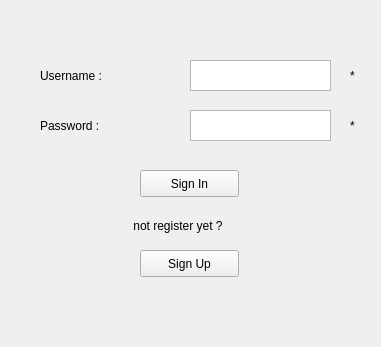
<?xml version="1.0" encoding="UTF-8"?>
<ui version="4.0">
 <class>LoginWindow</class>
 <widget class="QWidget" name="LoginWindow">
  <property name="geometry">
   <rect>
    <x>0</x>
    <y>0</y>
    <width>381</width>
    <height>347</height>
   </rect>
  </property>
  <property name="windowTitle">
   <string>Form</string>
  </property>
  <widget class="QLabel" name="label">
   <property name="geometry">
    <rect>
     <x>40</x>
     <y>60</y>
     <width>91</width>
     <height>31</height>
    </rect>
   </property>
   <property name="text">
    <string>Username :</string>
   </property>
  </widget>
  <widget class="QLabel" name="label_2">
   <property name="geometry">
    <rect>
     <x>40</x>
     <y>110</y>
     <width>91</width>
     <height>31</height>
    </rect>
   </property>
   <property name="text">
    <string>Password :</string>
   </property>
  </widget>
  <widget class="QPlainTextEdit" name="UsernName">
   <property name="geometry">
    <rect>
     <x>190</x>
     <y>60</y>
     <width>141</width>
     <height>31</height>
    </rect>
   </property>
  </widget>
  <widget class="QPlainTextEdit" name="PassWord">
   <property name="geometry">
    <rect>
     <x>190</x>
     <y>110</y>
     <width>141</width>
     <height>31</height>
    </rect>
   </property>
  </widget>
  <widget class="QPushButton" name="SignInBtn">
   <property name="geometry">
    <rect>
     <x>140</x>
     <y>170</y>
     <width>99</width>
     <height>27</height>
    </rect>
   </property>
   <property name="text">
    <string>Sign In</string>
   </property>
  </widget>
  <widget class="QLabel" name="label_3">
   <property name="geometry">
    <rect>
     <x>130</x>
     <y>210</y>
     <width>161</width>
     <height>31</height>
    </rect>
   </property>
   <property name="styleSheet">
    <string notr="true">color : 'blue'</string>
   </property>
   <property name="text">
    <string> not register yet ?</string>
   </property>
  </widget>
  <widget class="QPushButton" name="SignUpBtn">
   <property name="geometry">
    <rect>
     <x>140</x>
     <y>250</y>
     <width>99</width>
     <height>27</height>
    </rect>
   </property>
   <property name="text">
    <string>Sign Up</string>
   </property>
  </widget>
  <widget class="QLabel" name="label_4">
   <property name="geometry">
    <rect>
     <x>350</x>
     <y>60</y>
     <width>16</width>
     <height>31</height>
    </rect>
   </property>
   <property name="styleSheet">
    <string notr="true">color : 'red'</string>
   </property>
   <property name="text">
    <string>*</string>
   </property>
  </widget>
  <widget class="QLabel" name="label_5">
   <property name="geometry">
    <rect>
     <x>350</x>
     <y>110</y>
     <width>21</width>
     <height>31</height>
    </rect>
   </property>
   <property name="styleSheet">
    <string notr="true">color : 'red'</string>
   </property>
   <property name="text">
    <string>*</string>
   </property>
  </widget>
  <widget class="QLabel" name="label_6">
   <property name="geometry">
    <rect>
     <x>0</x>
     <y>0</y>
     <width>381</width>
     <height>351</height>
    </rect>
   </property>
   <property name="text">
    <string/>
   </property>
   <property name="scaledContents">
    <bool>true</bool>
   </property>
  </widget>
  <zorder>label_6</zorder>
  <zorder>label</zorder>
  <zorder>label_2</zorder>
  <zorder>UsernName</zorder>
  <zorder>PassWord</zorder>
  <zorder>SignInBtn</zorder>
  <zorder>label_3</zorder>
  <zorder>SignUpBtn</zorder>
  <zorder>label_4</zorder>
  <zorder>label_5</zorder>
 </widget>
 <resources/>
 <connections/>
</ui>
